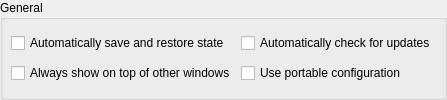
         <widget class="QGroupBox" name="generalgroup">
          <property name="title">
           <string>General</string>
          </property>
          <layout class="QGridLayout" name="gridLayout_2">
           <property name="leftMargin">
            <number>8</number>
           </property>
           <property name="topMargin">
            <number>8</number>
           </property>
           <property name="rightMargin">
            <number>8</number>
           </property>
           <property name="bottomMargin">
            <number>8</number>
           </property>
           <property name="spacing">
            <number>5</number>
           </property>
           <item row="1" column="0">
            <widget class="QCheckBox" name="checkAlwaysOnTop">
             <property name="text">
              <string>Always show on top of other windows</string>
             </property>
            </widget>
           </item>
           <item row="0" column="0">
            <widget class="QCheckBox" name="checkSaveRestore">
             <property name="enabled">
              <bool>true</bool>
             </property>
             <property name="text">
              <string>Automatically save and restore state</string>
             </property>
             <property name="checked">
              <bool>false</bool>
             </property>
            </widget>
           </item>
           <item row="0" column="1">
            <widget class="QCheckBox" name="checkUpdates">
             <property name="text">
              <string>Automatically check for updates</string>
             </property>
             <property name="checked">
              <bool>false</bool>
             </property>
            </widget>
           </item>
           <item row="1" column="1">
            <widget class="QCheckBox" name="checkPortable">
             <property name="text">
              <string>Use portable configuration</string>
             </property>
            </widget>
           </item>
          </layout>
         </widget>
